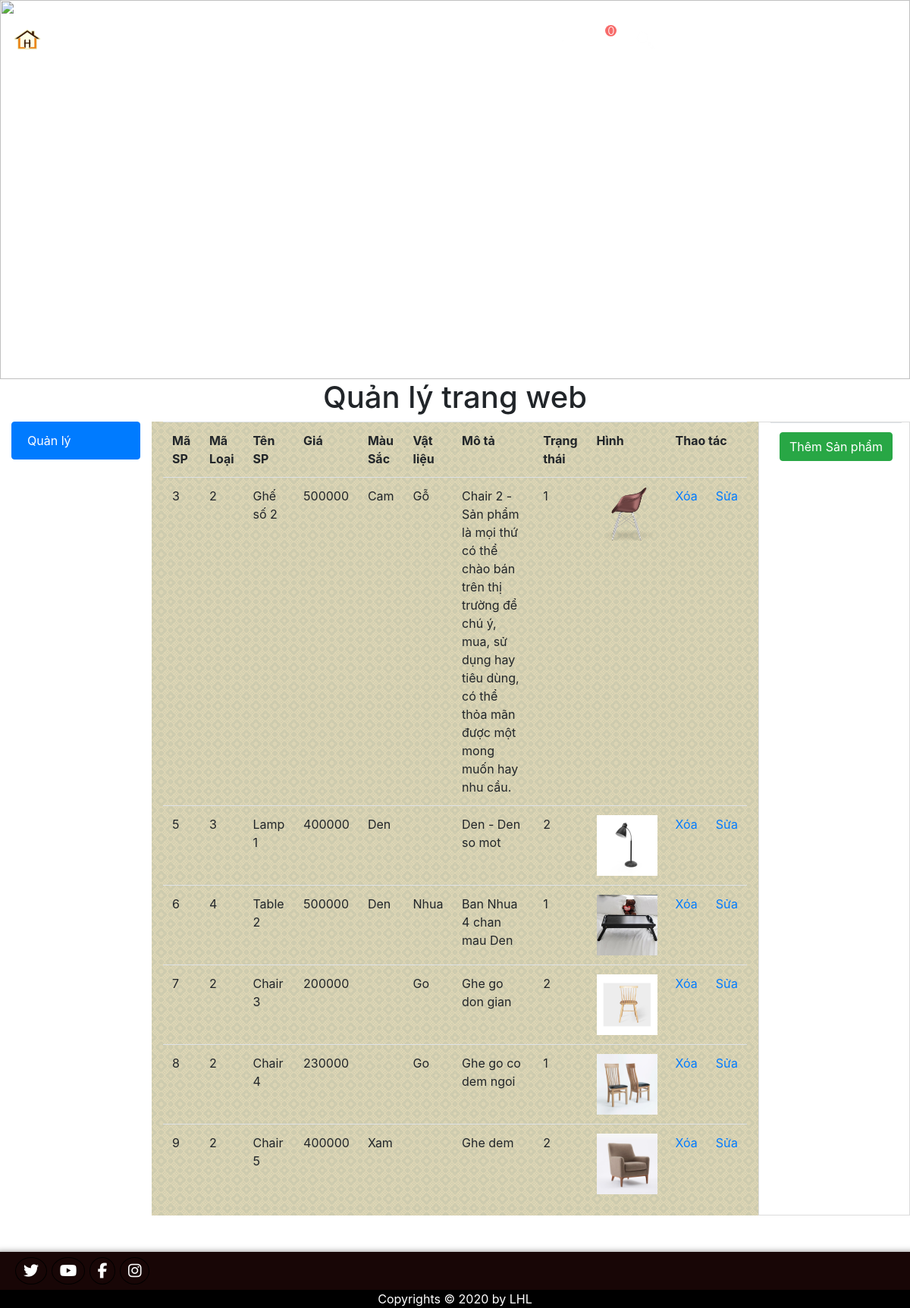
/Layout_Web/PDO/Manager/Manager.php, run on the app's committed database.
### tables this page shows
CREATE TABLE `sanpham` (
  `MaSP` int(11) NOT NULL,
  `MaLoai` int(11) NOT NULL,
  `TenSanPham` varchar(20) NOT NULL,
  `GiaBan` int(11) NOT NULL,
  `MauSac` varchar(10) DEFAULT NULL,
  `VatLieu` varchar(10) DEFAULT NULL,
  `MoTa` varchar(250) DEFAULT NULL,
  `Hinh` varchar(50) NOT NULL,
  `Status` int(11) DEFAULT NULL
);

### Layout_Web/PDO/DataProvider.php (called while the page is built)
<?php
class DataProvider
{
	public static function ExecuteQuery($sql)
	{
		try{
			$dsn = "mysql:host=localhost;dbname=furniture";
			$dbh = new PDO($dsn, "root", "");
			$dbh->query("SET NAMES utf8");
			$result = $dbh->query($sql);
		}catch(Exception $ex){
			echo "Lỗi: ";
		}
		finally{
			$dbh = null;
		}
		return $result;
	}
}
?>

### Layout_Web/PDO/Manager/M_product.php (the view, shortened to what this page needs)
				         <table class="table table-hover">
				             <tr>
				                <th scope="col">Mã SP</th>
				                <th scope="col">Mã Loại</th>
				                <th scope="col">Tên SP</th>
				                <th scope="col">Giá</th>
				                <th scope="col">Màu Sắc</th>
				                <th scope="col">Vật liệu</th>
								<th scope="col">Mô tả</th>
								<th scope="col">Trạng thái</th>
				                <th scope="col">Hình</th>
				                <th scope="col" colspan="2">Thao tác</th>
				            </tr>
				    <?php
				        include_once("../DataProvider.php");
				        $sql = "SELECT * FROM sanpham";
				         $result = DataProvider::ExecuteQuery($sql);
				            while($row = $result->fetch())
				                 {
				     ?>
				        <tr>
				            <td><?= $row['MaSP'] ?></td>
				            <td><?= $row['MaLoai'] ?></td>
				            <td><?= $row['TenSanPham'] ?></td>
				            <td><?= $row['GiaBan'] ?></td>
				            <td><?= $row['MauSac'] ?></td>
				            <td><?= $row['VatLieu'] ?></td>
							<td><?= $row['MoTa'] ?></td>
							<td><?= $row['Status'] ?></td>
				            <td> <img src="../../img/<?= $row['Hinh'] ?> "style="width:80px; height=80px" /></td>
				           <td><a href="Manager.php?id=<?= $row['MaSP'] ?> "onclick="Notification()" >Xóa</a></td>
				           <td><a href="edit_product.php?edit=<?= $row['MaSP'] ?> " >Sửa</a></td>
				        </tr>
				    <?php }?>
				   		</table>
        <?php
    include_once("../DataProvider.php");
?>

### Layout_Web/PDO/products.css (style rules this page uses)
* { margin: 0 auto; padding: 0; font-family: -apple-system, BlinkMacSystemFont, 'Segoe UI', Roboto, Oxygen, Ubuntu, Cantarell, 'Open Sans', 'Helvetica Neue', sans-serif; }

### Layout_Web/css/manager.css (style rules this page uses)
* { margin: 0 auto; padding: 0; font-family: -apple-system, BlinkMacSystemFont, 'Segoe UI', Roboto, Oxygen, Ubuntu, Cantarell, 'Open Sans', 'Helvetica Neue', sans-serif; }

### data on the page
sanpham: MaSP "3", MaLoai "2", TenSanPham "Ghế số 2", GiaBan "500000", MauSac "Cam", VatLieu "Gỗ", MoTa "Chair 2 - Sản phẩm là mọi thứ có thể chào bán trên thị trường để chú ý, mua, sử dụng hay tiêu dùng, có thể thỏa mãn được một mong muốn hay nhu cầu.", Status "1", Hinh (picture)
sanpham: MaSP "5", MaLoai "3", TenSanPham "Lamp 1", GiaBan "400000", MauSac "Den", MoTa "Den - Den so mot", Status "2", Hinh (picture)
sanpham: MaSP "6", MaLoai "4", TenSanPham "Table 2", GiaBan "500000", MauSac "Den", VatLieu "Nhua", MoTa "Ban Nhua 4 chan mau Den", Status "1", Hinh (picture)
sanpham: MaSP "7", MaLoai "2", TenSanPham "Chair 3", GiaBan "200000", VatLieu "Go", MoTa "Ghe go don gian", Status "2", Hinh (picture)
sanpham: MaSP "8", MaLoai "2", TenSanPham "Chair 4", GiaBan "230000", VatLieu "Go", MoTa "Ghe go co dem ngoi", Status "1", Hinh (picture)
sanpham: MaSP "9", MaLoai "2", TenSanPham "Chair 5", GiaBan "400000", MauSac "Xam", MoTa "Ghe dem", Status "2", Hinh (picture)

### other printed values
$sum->Count "0"
